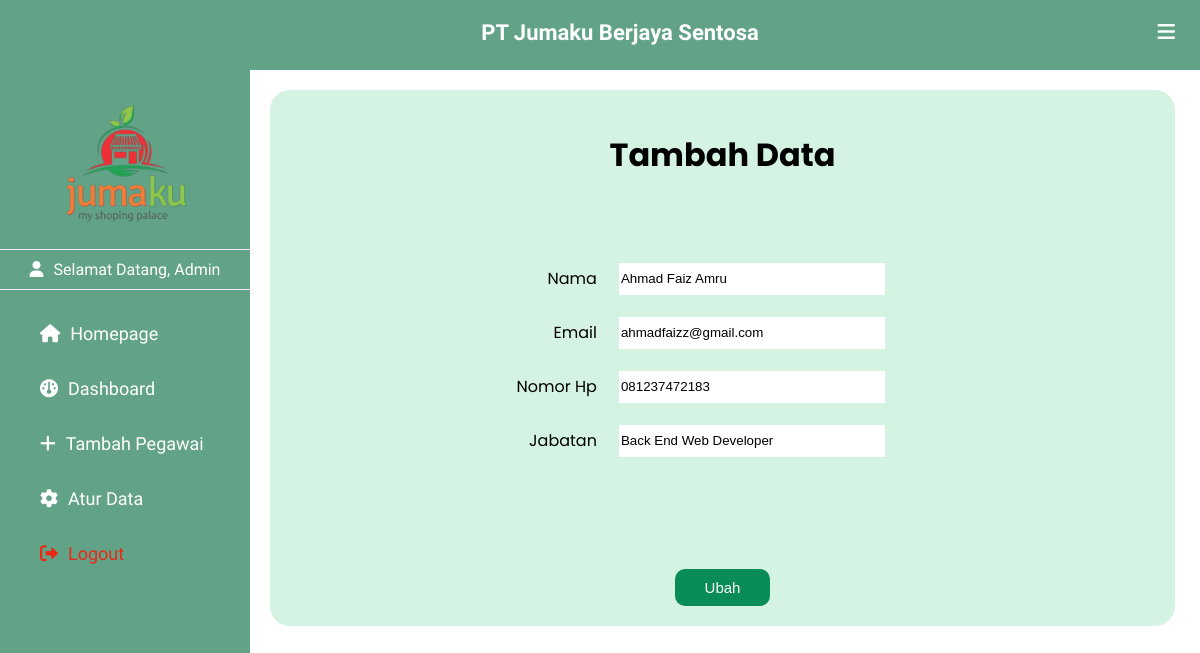
The page /ubah.php?id=1 (signed in) on the database its author committed.
### tables this page shows
CREATE TABLE `pegawai` (
  `id` int(11) NOT NULL,
  `nama` varchar(30) NOT NULL,
  `email` varchar(30) NOT NULL,
  `nohp` varchar(13) NOT NULL,
  `jabatan` varchar(30) NOT NULL
);

### connection.php (called while the page is built)
<?php
$server = "localhost";
$user = "root";
$pass = "";
$db = "perusahaan";
$conn = mysqli_connect($server, $user, $pass, $db);
function query($query) {
    global $conn;
    $result = mysqli_query($conn, $query);
    $rows = [];
    while($row = mysqli_fetch_assoc($result)){
        $rows[] = $row;
    }
    return $rows;
}
?>

### ubah.php (the view, shortened to what this page needs)
<?php
include 'connection.php';
$id = $_GET["id"];
$kry = query("SELECT * FROM pegawai WHERE id = $id")[0];
?>
<!DOCTYPE html>
<html lang="en">
<head>
    <link rel="stylesheet" href="https://cdnjs.cloudflare.com/ajax/libs/simple-icons/6.15.0/simpleicons.svg">
    <link href='https://unpkg.com/boxicons@2.1.2/css/boxicons.min.css' rel='stylesheet'>
    <link rel="stylesheet" href="https://cdnjs.cloudflare.com/ajax/libs/font-awesome/6.0.0/css/all.min.css">
    <link rel="stylesheet" href="myProjects/webProject/icofont/css/icofont.min.css">
    <link rel="stylesheet" href="style.css">
</head>
<body>
    <header>
       <div class="left_area">
            <h3>PT Jumaku Berjaya Sentosa</h3>
       </div>
       <div class="right_area">
            <i class="fa-solid fa-bars" id="btn"></i>
       </div>
    </header>
    <div class="sidebar">
        <div class="logo_profile">
            <img src="asset/jumaku.png " class="logo" alt="" width="200px" >
        </div>
        <div class="menu">
            <p id="admin"><i class="fa-solid fa-user"></i><span>Selamat Datang, Admin</span></p>
            <a href="index_login.php" target="_blank"><i class="fa-solid fa-house"></i><span>Homepage</span></a>
            <a href="dashboard.php"><i class="fa-solid fa-gauge"></i><span>Dashboard</span></a>
            <a href="tambah_data.php"><i class="fa-solid fa-plus"></i><span>Tambah Pegawai</span></a>
            <a href="setting_data.php"><i class="fa-sharp fa-solid fa-gear"></i><span>Atur Data</span></a>
            <a href="logout.php" id="logout"><i class="fa-solid fa-right-from-bracket"></i><span>Logout</span></a>
        </div>
    </div>
    <div class="content">
    <form action="cek_ubah_data.php" method="POST" id="tambah">
        <center>
        <h1>Tambah Data </h1>
        <table width="80%" id="tambah">
            <tr>
                <td><label for="nama">Nama</label></td>
                <td ><input type="text" name="nama" id="nama" required value="<?php echo $kry["nama"]; ?>"></td>
            </tr>
            <tr>
                <td><label for="email">Email</label></td>
                <td><input type="email" name="email" id="email" required value="<?php echo $kry["email"]; ?>" ></td>
            </tr>
            <tr>
                <td><label for="nohp">Nomor Hp</label></td>
                <td><input type="text" name="nohp" id="nohp" required value="<?php echo $kry["nohp"]; ?>" ></td>
            </tr>
            <tr>
                <td><label for="jabatan">Jabatan</label></td>
                <td><input type="text" name="jabatan" id="jabatan" required value="<?php echo $kry["jabatan"]; ?>" ></td>
            </tr>
        </table>
        <button type="submit" name="ubah">Ubah</button>
        </center>
    </form>
    </div>
</body>
</html>

### style.css (style rules this page uses)
body { margin: 0; padding: 0; font-family: "Poppins", sans-serif; overflow-x: hidden; }
header { position: fixed; background: #62A388; padding: 20px; width: 100%; height: 30px; }
.left_area h3 { color: #fff; margin: 0; font-size: 22px; font-weight: 900; text-align: center; font-family: "Philosopher", sans-serif; }
#btn { padding: 5px; float: right; color: #fff; margin-top: -28px; font-size: 20px; margin-right: 40px; }
#admin { padding-top: 10px; padding-bottom: 10px; color: #fff; border-top: 1px solid #fefe; border-bottom: 1px solid #fefe; text-align: center; }
.sidebar { background: #62A388; padding-top: 30px; position: fixed; left: 0; width: 250px; height: 100%; margin-top: 70px; transition: all 0.5s ease; font-family: "El Messiri", sans-serif; overflow-y: auto; }
.logo_profile { display: flex; flex-direction: column; justify-content: center; align-items: center; }
.sidebar .logo { margin-bottom: 10px; transition: all 0.5s ease; }
.sidebar a { color: #fff; display: block; width: 100%; line-height: 55px; text-decoration: none; padding-left: 40px; box-sizing: border-box; font-size: 18px; font-family: "Poppins", sans-serif; }
.sidebar a span { font-family: "El Messiri", sans-serif; }
.sidebar i { padding-right: 10px; }
.sidebar #logout { color: rgb(233, 41, 20); }
.content { padding-top: 80px; padding-left: 270px; margin-right: 25px; transition: all 0.5s ease; text-align: justify; }
.content table#tambah { padding-top: 50px; }
.content table#tambah tr td { padding: 10px; }
.content table#tambah input { width: 60%; height: 30px; border: none; }
.content table#tambah tr td:nth-child(odd) { text-align: right; }
.content form#tambah { margin-top: 10px; background-color: rgba(210, 243, 226, 0.933); border-radius: 20px; padding: 20px; }
.content form#tambah button { margin-top: 100px; padding:10px 30px; font-size: 15px; border: none; background-color: rgb(218, 218, 218); background-color:#098c55 ; color: #fff; border-radius: 10px; }

### rows shown on the page
pegawai: nama "Ahmad Faiz Amru", email "ahmadfaizz@gmail.com", nohp "081237472183", jabatan "Back End Web Developer"
